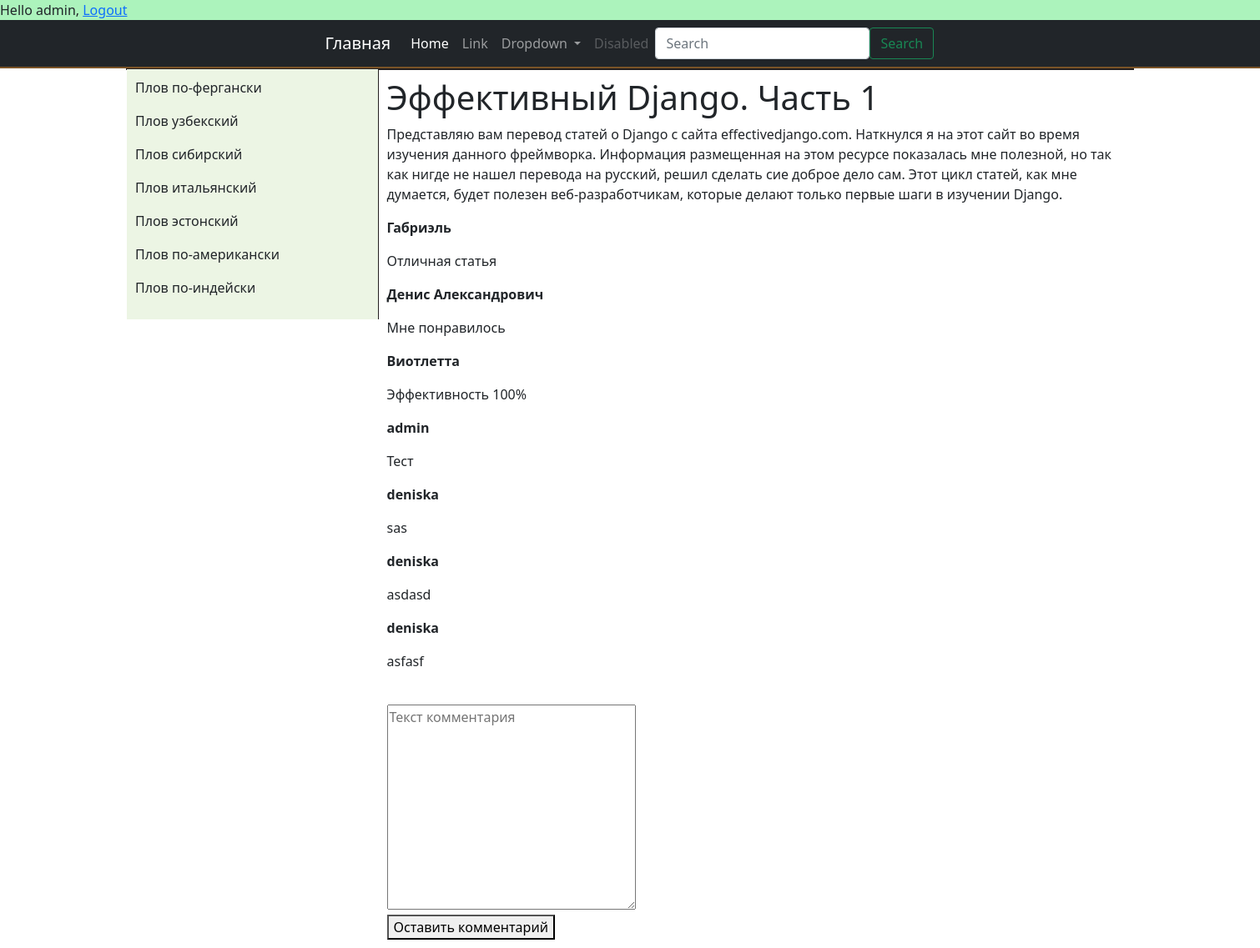
/accounts/1/ (signed in), run on the app's committed database.
### reviews/models.py (models this page shows)
class Review(models.Model):
    review_title = models.CharField('название статьи', max_length = 200)
    review_text = models.TextField('текст статьи')
    pub_date = models.DateTimeField('дата публикации')
    class Meta:
        verbose_name = 'Отзыв'
        verbose_name_plural = 'Отзывы'

class Comment(models.Model):
    review = models.ForeignKey(Review, on_delete = models.CASCADE)
    author_name = models.CharField('имя автора', max_length = 50)
    comment_text = models.CharField('текст комментария', max_length = 200)
    class Meta:
        verbose_name = 'Комментарий'
        verbose_name_plural = 'Комментарии'

### reviews/views.py (the view)
# urls.py: path('<int:review_id>/', views.detail, name = 'detail'),
def detail(request, review_id):
    try:
        a = Review.objects.get(id = review_id)
        comment_list = a.comment_set.order_by('id')[:10]
    except:
        raise Http404('Отзыв не найден')
    return render(request, 'reviews/detail.html', {'review': a, 'comment_list': comment_list})

### Site_reviews/templates/reviews/detail.html (shortened to what this page needs)
{% extends 'base.html' %}
{% load static %}
{% block style %}
<link href="{% static "reviews/CSS/css.css" %}" rel="stylesheet" type="text/css">
{% endblock  %}
{% block content %}
    <h1>{{review.review_title}}</h1>
    <p>{{review.review_text}}</p>
    {% if request.user.is_authenticated %}
        {% if comment_list %}
            {% for elem in comment_list %}
            <p>
                <strong>{{elem.author_name}}</strong>
                <p>{{elem.comment_text}}</p>
            </p>
            {% endfor %}
        {% else %}
            Комментарии не найдены. Станьте первым.
        {% endif %}
        <form action="{% url 'reviews:leave_comment' review.id %}" method = "POST">
        <input type="hidden" required placeholder = "Ваше имя" name="name" value = {{ request.user.username }}><br>
        <textarea name="text" required="" placeholder="Текст комментария" cols="30" rows="10"></textarea><br>
        <button type="submit">Оставить комментарий</button>
        </form>
    {% else %}
        Чтобы читать и оставлять комментарии необходимо войти в аккаунт
    {% endif %}
{% endblock %}

### Site_reviews/templates/base.html (shortened to what this page needs)
{% load static %}
<!DOCTYPE html>
<html lang="en">
<head>
    <link href="{% static "account/CSS/css.css" %}" rel="stylesheet" type="text/css">
    <link href="https://cdn.jsdelivr.net/npm/bootstrap@5.1.3/dist/css/bootstrap.min.css" rel="stylesheet">
    {% block style %}{% endblock  %}
</head>
<body>
    <div id="header">
    {% if request.user.is_authenticated %}
        Hello {{ request.user.username }},
        <a href="{% url "logout" %}">Logout</a>
    {% else %}
        <a href="{% url "login" %}">Log-in</a>
    {% endif %}
    <nav class="navbar navbar-expand-lg navbar-dark bg-dark">
        <div class="container-fluid">
            <a class="navbar-brand" href="#">Главная</a>
            <div class="collapse navbar-collapse" id="navbarSupportedContent">
            <ul class="navbar-nav mr-auto mb-2 mb-lg-0">
                <li class="nav-item">
                <a class="nav-link active" aria-current="page" href="#">Home</a>
                </li>
                <li class="nav-item">
                <a class="nav-link" href="#">Link</a>
                </li>
                <li class="nav-item dropdown">
                <a class="nav-link dropdown-toggle" href="#" id="navbarDropdown" role="button" data-toggle="dropdown" aria-expanded="false">
                    Dropdown
                </a>
                </li>
                <li class="nav-item">
                <a class="nav-link disabled" href="#" tabindex="-1" aria-disabled="true">Disabled</a>
                </li>
            </ul>
            <form class="d-flex">
                <input class="form-control mr-2" type="search" placeholder="Search" aria-label="Search">
                <button class="btn btn-outline-success" type="submit">Search</button>
            </form>
            </div>
        </div>
    </nav>
    </div>
    <div class = "text" width = "260px">
        <div id="sidebar">
            <p>Плов по-фергански</p><p>Плов узбекский</p>
            <p>Плов сибирский</p><p>Плов итальянский</p>
            <p>Плов эстонский</p><p>Плов по-американски</p>
            <p>Плов по-индейски</p>
        </div>
        <div id="content">
            {% block content %}{% endblock %}
        </div>
    </div>
</body>
</html>

### static/account/CSS/css.css (style rules this page uses)
body { margin: 0; }
#sidebar, #content { position: absolute; }
#sidebar, #content { overflow: auto; padding: 10px; }
#header { height: auto; background: rgb(172, 243, 188); border-bottom: 2px solid #7B5427; }
.text { position: absolute; width: 80%; left: 10%; height: auto; border: 1px solid #231F20; }
#sidebar { width: 25%; background: #ECF5E4; border-right: 1px solid #231F20; }
#content { width: 75%; left: 25%; }
.container-fluid { position: relative; left: 25%; }

### data on the page
Review: review_title "Эффективный Django. Часть 1", review_text "Представляю вам перевод статей о Django с сайта effectivedjango.com. Наткнулся я на этот сайт во время изучения данного фреймворка. Информация размещенная на этом ресурсе показалась мне полезной, но так как нигде не нашел перевода на русский, решил сделать сие доброе дело сам. Этот цикл статей, как мне думается, будет полезен веб-разработчикам, которые делают только первые шаги в изучении Django."
Comment: author_name "Габриэль", comment_text "Отличная статья"
Comment: author_name "Денис Александрович", comment_text "Мне понравилось"
Comment: author_name "Виотлетта", comment_text "Эффективность 100%"
Comment: author_name "admin", comment_text "Тест"
Comment: author_name "deniska", comment_text "sas"
Comment: author_name "deniska", comment_text "asdasd"
Comment: author_name "deniska", comment_text "asfasf"

### other printed values
{{ request.user.username }} "admin"
